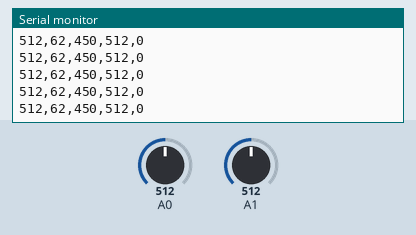
Simulated run of this sketch. Board: Arduino Leonardo, built with avr-gcc and run on an emulated ATmega32U4. Shown: the last lines printed to the serial monitor. The test bench sets the inputs (shaded band); at power-on: A0 = 512, A1 = 512.

Above: at 1.2 s.
1.3 s: A0 set to 440
At 2.3 s:
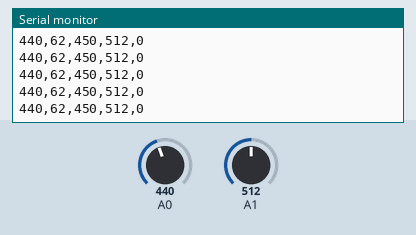
2.8 s: A0 set to 460
At 3.8 s:
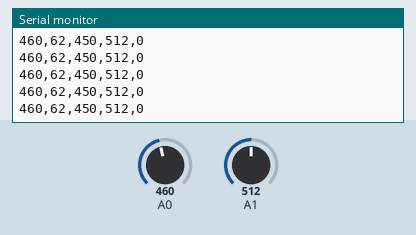
Timing chart, 0 to 5.8 s (numbered marks = the images above; inputs shaded):
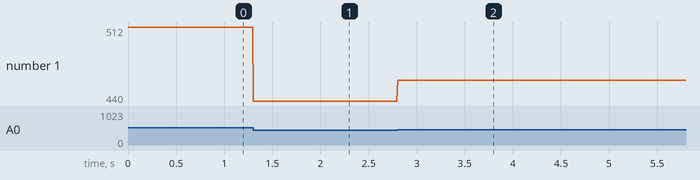

Measured:
- after the input at 1.3 s, the serial monitor: prints a new line at once (image 1)
- after the input at 2.8 s, the serial monitor: prints a new line at once (image 2)
- plotted number 1: 512 → 440 after the input at 1.3 s, 440 → 460 after the input at 2.8 s

The sketch:

MicrophoneTest.ino
```cpp
/*  This program streams data from an analog microphone (Adafruit MAX9814)
 *  to the serial plotter and converts the wave function to
 *  a positive amplitude. Implemented on an Arduino Leonardo (ATmega 32u4)
 *  but should be compatible with any AVR microcontroller
 *  https://www.adafruit.com/product/1713
 *
 *  Make it Rain // AJW // 2018-11-03
 */

int sensorValue = 0;
const int thresh = 450;
const int maxVal = 512;
const int minVal = 0;
const int sampleWindow = 0;

void setup()
{
  Serial.begin(250000);
}


int findMaxAmplitude(int period)
{
  unsigned long startTime = millis();
  int maxReading = 0;
  int minReading = 1023;

  while (millis() - startTime < period)
  {
    int rawInput = analogRead(0);

    if (rawInput > maxReading)
      maxReading = rawInput;
    if (rawInput < minReading)
      minReading = rawInput;
  }

  int amplitude = maxReading - minReading;
  return amplitude;
}


void printData(int value1, int value2)
{
//  Print the desired value(s)
  Serial.print(value1);
  Serial.print(",");
  Serial.print(maxVal - thresh);
  Serial.print(",");
  //Print the ground state
  Serial.print(thresh);
  Serial.print(",");
  //Force upper and lower bounds to prevent autoscaling
  Serial.print(maxVal);
  Serial.print(",");
  Serial.println(minVal);
}


void loop()
{
  sensorValue = analogRead(0);
  int soundLevel = findMaxAmplitude(sampleWindow)/2;
  int piezoValue = analogRead(1);

  printData(sensorValue, piezoValue);
  delay(5);
}
```
